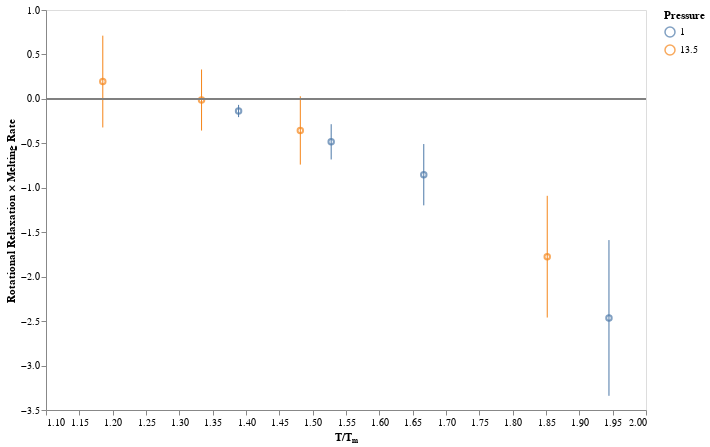

Write notebook code for a chart like this one.
### Markdown cell above
With the errors combined we get the resulting figure,
now including the errors in the measurement.

### Code cell
chart = alt.Chart(melt_values.reset_index()).encode(
    x=alt.X("temp_norm", title="T/Tₘ", scale=alt.Scale(zero=False)),
    color=alt.Color("pressure:N", title="Pressure"),
)

c = (
    chart.mark_point().encode(y=alt.Y("value", title="Rotational Relaxation × Melting Rate")) +
    chart.mark_rule().encode(y="error_min", y2="error_max")
)

c = figures.hline(c, 0)
c

### Figure 1 — Vega-Lite specification as saved in the notebook (floating-point values rounded to 4 significant figures)
{"$schema": "https://vega.github.io/schema/vega-lite/v2.6.0.json", "config": {"axis": {"grid": false}, "view": {"height": 400, "width": 600}}, "data": {"name": "data-fa20cdf447e4c458ee8b2da47b624f63"}, "datasets": {"data-fa20cdf447e4c458ee8b2da47b624f63": [{"error_max": -0.2051, "error_min": -0.06738, "pressure": 1, "temp_norm": 1.389, "temperature": 0.5, "value": -0.1362}, {"error_max": -0.6817, "error_min": -0.2848, "pressure": 1, "temp_norm": 1.528, "temperature": 0.55, "value": -0.4832}, {"error_max": -1.198, "error_min": -0.508, "pressure": 1, "temp_norm": 1.667, "temperature": 0.6, "value": -0.8529}, {"error_max": -3.341, "error_min": -1.589, "pressure": 1, "temp_norm": 1.944, "temperature": 0.7, "value": -2.465}, {"error_max": null, "error_min": null, "pressure": 1, "temp_norm": 2.083, "temperature": 0.75, "value": null}, {"error_max": 0.7113, "error_min": -0.3217, "pressure": 13.5, "temp_norm": 1.185, "temperature": 1.6, "value": 0.1948}, {"error_max": -0.3563, "error_min": 0.3307, "pressure": 13.5, "temp_norm": 1.333, "temperature": 1.8, "value": -0.0128}, {"error_max": -0.739, "error_min": 0.02957, "pressure": 13.5, "temp_norm": 1.481, "temperature": 2, "value": -0.3547}, {"error_max": -2.46, "error_min": -1.091, "pressure": 13.5, "temp_norm": 1.852, "temperature": 2.5, "value": -1.775}, {"error_max": null, "error_min": null, "pressure": 13.5, "temp_norm": 2.222, "temperature": 3, "value": null}]}, "layer": [{"layer": [{"data": {"name": "data-fa20cdf447e4c458ee8b2da47b624f63"}, "encoding": {"color": {"field": "pressure", "title": "Pressure", "type": "nominal"}, "x": {"field": "temp_norm", "scale": {"zero": false}, "title": "T/Tₘ", "type": "quantitative"}, "y": {"field": "value", "title": "Rotational Relaxation × Melting Rate", "type": "quantitative"}}, "mark": "point"}, {"data": {"name": "data-fa20cdf447e4c458ee8b2da47b624f63"}, "encoding": {"color": {"field": "pressure", "title": "Pressure", "type": "nominal"}, "x": {"field": "temp_norm", "scale": {"zero": false}, "title": "T/Tₘ", "type": "quantitative"}, "y": {"field": "error_min", "type": "quantitative"}, "y2": {"field": "error_max", "type": "quantitative"}}, "mark": "rule"}]}, {"encoding": {"y": {"field": "val", "type": "quantitative"}}, "mark": {"color": "grey", "type": "rule"}}], "transform": [{"as": "val", "calculate": "0"}]}
